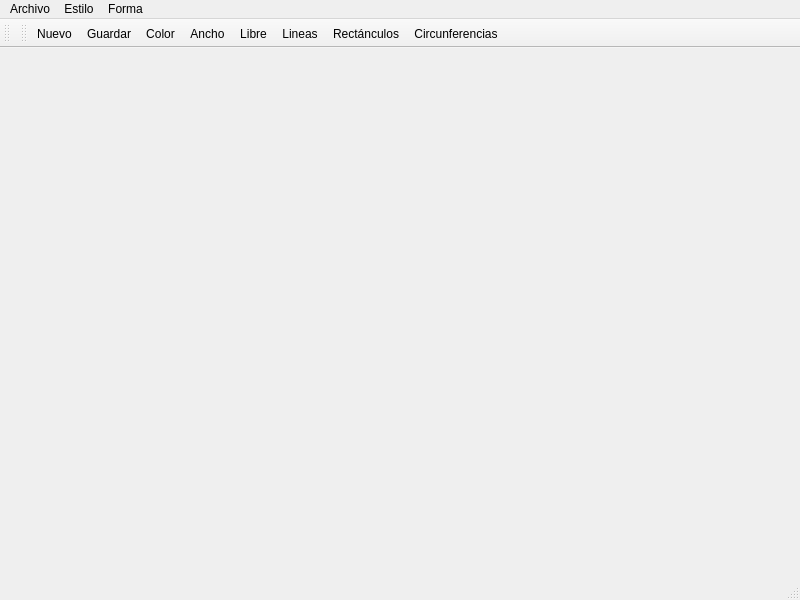
<?xml version="1.0" encoding="UTF-8"?>
<ui version="4.0">
 <class>Principal</class>
 <widget class="QMainWindow" name="Principal">
  <property name="geometry">
   <rect>
    <x>0</x>
    <y>0</y>
    <width>800</width>
    <height>600</height>
   </rect>
  </property>
  <property name="cursor">
   <cursorShape>CrossCursor</cursorShape>
  </property>
  <property name="windowTitle">
   <string>Principal</string>
  </property>
  <widget class="QWidget" name="centralwidget"/>
  <widget class="QMenuBar" name="menubar">
   <property name="geometry">
    <rect>
     <x>0</x>
     <y>0</y>
     <width>800</width>
     <height>22</height>
    </rect>
   </property>
   <widget class="QMenu" name="menuArchivo">
    <property name="title">
     <string>Archivo</string>
    </property>
    <addaction name="actionNuevo"/>
    <addaction name="actionGuardar"/>
    <addaction name="separator"/>
    <addaction name="actionSalir"/>
    <addaction name="actionAbrir"/>
   </widget>
   <widget class="QMenu" name="menuEstilo">
    <property name="title">
     <string>Estilo</string>
    </property>
    <addaction name="actionColor"/>
    <addaction name="actionAncho"/>
   </widget>
   <widget class="QMenu" name="menuForma">
    <property name="title">
     <string>Forma</string>
    </property>
    <addaction name="actionLineas"/>
    <addaction name="actionLibre"/>
    <addaction name="actionRect_nculos"/>
    <addaction name="actionCircunferencias"/>
   </widget>
   <addaction name="menuArchivo"/>
   <addaction name="menuEstilo"/>
   <addaction name="menuForma"/>
  </widget>
  <widget class="QStatusBar" name="statusbar"/>
  <widget class="QToolBar" name="toolBar_2">
   <property name="windowTitle">
    <string>toolBar_2</string>
   </property>
   <attribute name="toolBarArea">
    <enum>TopToolBarArea</enum>
   </attribute>
   <attribute name="toolBarBreak">
    <bool>false</bool>
   </attribute>
  </widget>
  <widget class="QToolBar" name="toolBar">
   <property name="windowTitle">
    <string>toolBar</string>
   </property>
   <attribute name="toolBarArea">
    <enum>TopToolBarArea</enum>
   </attribute>
   <attribute name="toolBarBreak">
    <bool>false</bool>
   </attribute>
   <addaction name="actionNuevo"/>
   <addaction name="actionGuardar"/>
   <addaction name="actionColor"/>
   <addaction name="actionAncho"/>
   <addaction name="actionLibre"/>
   <addaction name="actionLineas"/>
   <addaction name="actionRect_nculos"/>
   <addaction name="actionCircunferencias"/>
  </widget>
  <action name="actionNuevo">
   <property name="icon">
    <iconset resource="recursos.qrc">
     <normaloff>:/iconos/nueva-ventana.png</normaloff>:/iconos/nueva-ventana.png</iconset>
   </property>
   <property name="text">
    <string>Nuevo</string>
   </property>
   <property name="shortcut">
    <string>Ctrl+N</string>
   </property>
  </action>
  <action name="actionGuardar">
   <property name="icon">
    <iconset resource="recursos.qrc">
     <normaloff>:/iconos/carpeta.png</normaloff>:/iconos/carpeta.png</iconset>
   </property>
   <property name="text">
    <string>Guardar</string>
   </property>
   <property name="shortcut">
    <string>Ctrl+S</string>
   </property>
  </action>
  <action name="actionSalir">
   <property name="icon">
    <iconset resource="recursos.qrc">
     <normaloff>:/iconos/cerrar-sesion.png</normaloff>:/iconos/cerrar-sesion.png</iconset>
   </property>
   <property name="text">
    <string>Salir</string>
   </property>
   <property name="shortcut">
    <string>Ctrl+Q</string>
   </property>
  </action>
  <action name="actionColor">
   <property name="icon">
    <iconset resource="recursos.qrc">
     <normaloff>:/iconos/paleta-de-color.png</normaloff>:/iconos/paleta-de-color.png</iconset>
   </property>
   <property name="text">
    <string>Color</string>
   </property>
   <property name="shortcut">
    <string>Ctrl+Shift+C</string>
   </property>
  </action>
  <action name="actionAncho">
   <property name="icon">
    <iconset resource="recursos.qrc">
     <normaloff>:/iconos/ancho.png</normaloff>:/iconos/ancho.png</iconset>
   </property>
   <property name="text">
    <string>Ancho</string>
   </property>
   <property name="shortcut">
    <string>Ctrl+Shift+A</string>
   </property>
  </action>
  <action name="actionLineas">
   <property name="checkable">
    <bool>false</bool>
   </property>
   <property name="checked">
    <bool>false</bool>
   </property>
   <property name="enabled">
    <bool>true</bool>
   </property>
   <property name="icon">
    <iconset resource="recursos.qrc">
     <normaloff>:/iconos/linea-diagonal.png</normaloff>:/iconos/linea-diagonal.png</iconset>
   </property>
   <property name="text">
    <string>Lineas</string>
   </property>
  </action>
  <action name="actionLibre">
   <property name="checkable">
    <bool>true</bool>
   </property>
   <property name="icon">
    <iconset resource="recursos.qrc">
     <normaloff>:/iconos/bloc-de-dibujo.png</normaloff>:/iconos/bloc-de-dibujo.png</iconset>
   </property>
   <property name="text">
    <string>Libre</string>
   </property>
  </action>
  <action name="actionRect_nculos">
   <property name="icon">
    <iconset resource="recursos.qrc">
     <normaloff>:/iconos/rectangulo.png</normaloff>:/iconos/rectangulo.png</iconset>
   </property>
   <property name="text">
    <string>Rectánculos</string>
   </property>
  </action>
  <action name="actionCircunferencias">
   <property name="icon">
    <iconset resource="recursos.qrc">
     <normaloff>:/iconos/circulo.png</normaloff>:/iconos/circulo.png</iconset>
   </property>
   <property name="text">
    <string>Circunferencias</string>
   </property>
  </action>
  <action name="actionAbrir">
   <property name="text">
    <string>Abrir</string>
   </property>
  </action>
 </widget>
 <resources>
  <include location="recursos.qrc"/>
 </resources>
 <connections/>
</ui>
